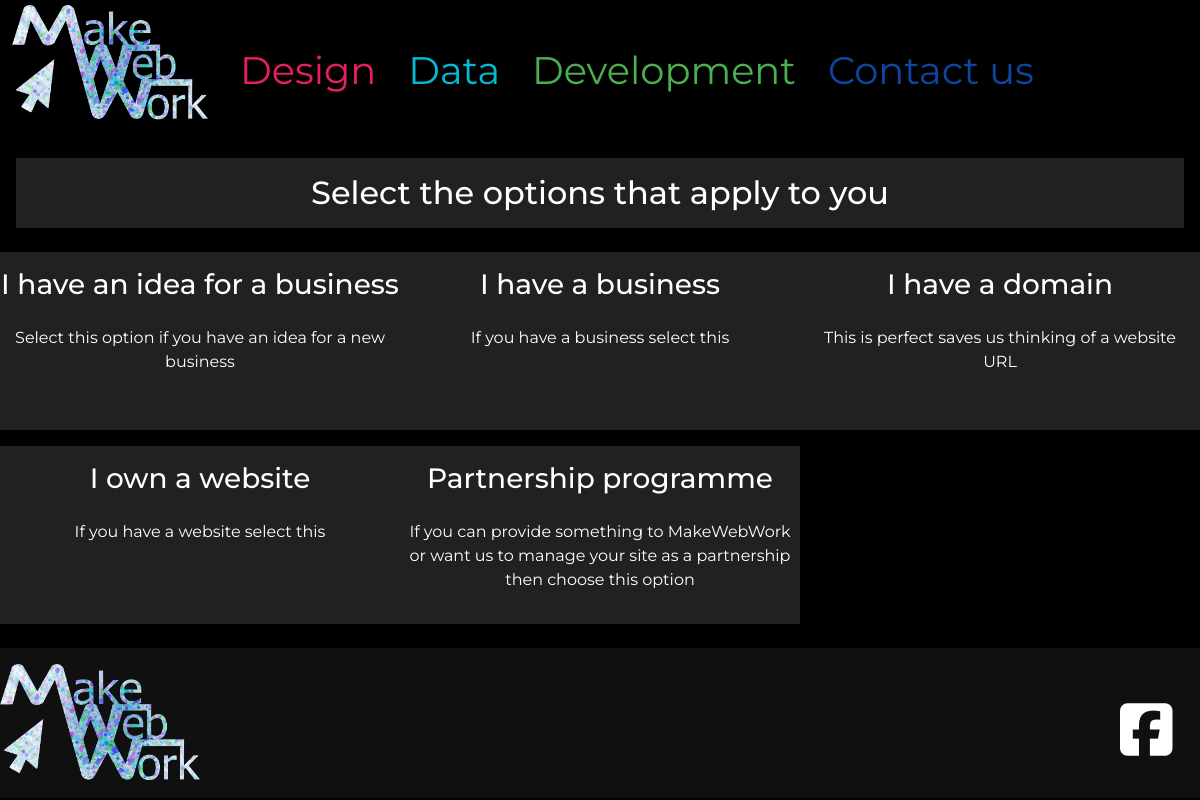
Page /contact (signed in) on the committed database.
### default_site/models.py (models this page shows, shortened)
class ContactOptions(models.Model):
    name = models.CharField(max_length=30, null=False, blank=False)
    description = models.CharField(max_length=500, null=False, blank=False)
    displayorder = models.IntegerField()
    display = models.BooleanField(default=True)

class Socials(models.Model):
    brand = models.CharField(max_length=30, null=False, blank=False)
    fontawesome = models.CharField(max_length=50, null=False, blank=False)
    link = models.CharField(max_length=150, null="true", blank="true")
    display = models.BooleanField(null=False, blank=False, default=True)

### default_site/views.py (the view)
# urls.py: path('contact', contact, name="contact"),
@login_required
def contact(request):
    if request.method == "POST":
        print("hello world")
    context = {
        "selectoptions": Selectoptions.objects.all(),
        "questions": FormQuestions.objects.all(),
        "socials": Socials.objects.all(),
        "options": ContactOptions.objects.all().order_by("displayorder").values() # noqa
    }
    return render(request, 'default_site/contact.html', context)

### default_site/templates/default_site/contact.html (shortened to what this page needs)
{% extends 'base.html' %}
{% load static %}
{% block content %}
<div id="initial" class="col-12">
    <h2 class="grey darken-4 mx-3 my-3 text-center py-3">Select the options that apply to you</h2>
    <div class="selection-container">
        {% for option in options %}
            {% if option.display %}
                {% if option.name != "I am a human" %}
                    <div id="{{option.id}}" class="col-12 col-lg-6 col-xl-4 col-xxl-2 grey darken-4 text-center my-2 selectable">
                        <h3 class="pt-3">{{option.name}}</h3>
                        <p class="mx-2 py-3">
                            {{option.description}}
                        </p>
                    </div>
                {% endif %}
            {% endif %}
        {% endfor %}
    </div>
</div>
{% endblock %}

### templates/base.html (shortened to what this page needs)
{% load static %}
<!doctype html>
<html lang="en">
  <head>
    {% block corecss %}
    <link href="https://cdn.jsdelivr.net/npm/bootstrap@5.0.2/dist/css/bootstrap.min.css" rel="stylesheet"
>
    <link rel="stylesheet" type="text/css" href="{% static '/css/colors.css' %}">
    <link rel="stylesheet" type="text/css" href="{% static '/css/styles.css' %}">
    {% endblock %}
  </head>
  <body class="black white-text">
    {% include 'includes/navbar.html' %}
    <div id="col-12">
    {% block content %}
    {% endblock %}
    </div>
    <footer class="mt-3 pt-3 grey op-1 general-container">
        <div class="col-2">
            <img class="img-fluid" src="{% static 'images/Makewebwork_logo.png' %}" alt="MakeWebWork's logo">
        </div>
        {% for icon in socials %}
            {% if icon.display and icon.link|length > 1 %}
            <div class="col-2">
                <a class="footer-icon" href="{{ icon.link }}">
                    <i class="{{icon.fontawesome}}"></i>
                </a>
            </div>
            {% endif %}
        {% endfor %}
    </footer>
  </body>
</html>

### static/css/styles.css (style rules this page uses)
a { text-decoration: none; color:inherit; }
body { font-family: 'Montserrat', sans-serif; }
.general-container { display: flex; width: 100%; flex-wrap: wrap; justify-content: space-between; flex-direction: row; align-items: center; }
.footer-icon { font-size: 10vw; padding-left:5vw }
.selection-container { display: flex; width: 100%; flex-wrap: wrap; justify-content: left; flex-direction: row; align-items: center; }
@media (min-width: 992px) { .footer-icon { font-size: 5vw; padding-left:10vw } }

### rows in the picture
ContactOptions: name "I have an idea for a business", description "Select this option if you have an idea for a new business"
ContactOptions: name "I have a business", description "If you have a business select this"
ContactOptions: name "I have a domain", description "This is perfect saves us thinking of a website URL"
ContactOptions: name "I own a website", description "If you have a website select this"
ContactOptions: name "Partnership programme", description "If you can provide something to MakeWebWork or want us to manage your site as a partnership then choose this option"
